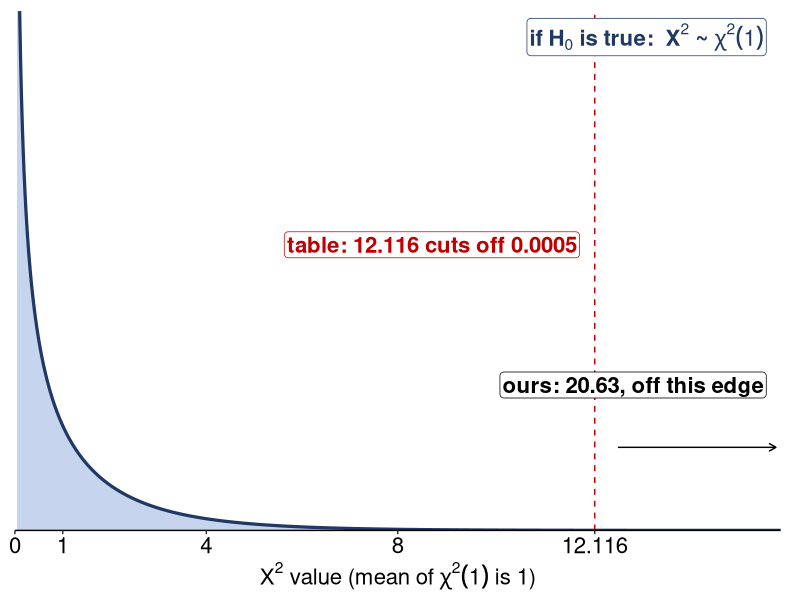
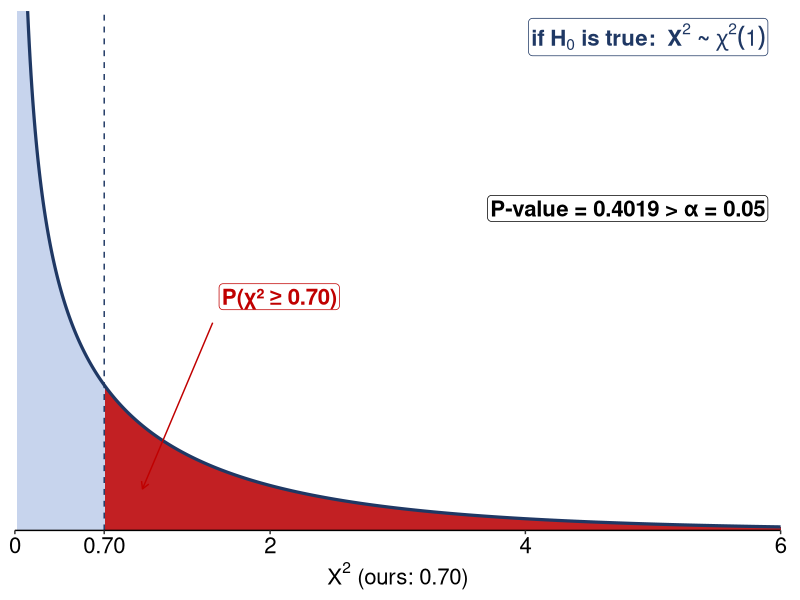

Reproduce these figures in R, in order. (Note: this script raises an error after producing the figures.)
#Checks the numbers on the Week 13 Lecture 31 deck (11/16/2026): the living-arrangements tables (homogeneity,
#OpenStax Example 11.8) and McNemar's test. The goodness-of-fit and independence slides carried over from
#Lecture 30 are checked in make_lecture30_figures.R. It draws:
#
#  l31_speeding.png      chi-square(1) curve, upper tail beyond X^2 = 0.70 shaded (speeding and cell phones)
#  l31_saliva.png        chi-square(1) curve: X^2 = 20.63 for saliva vs swab is far beyond the right edge
#  l31_figure_sizes.csv  the size, in points, each figure is drawn at
#
#The same numbers are asserted on the Week 13 notes page (lecturemenu13.Rmd, chunk two-way-setup).
#
#McNEMAR DATA (both verified against the published tables, Nov 16 2026):
#  de Oliveira et al. (2021), J. Virol. Methods 296:114241, Table 1, protocol T: 400 patients, saliva vs
#    oro/nasopharyngeal swab; both + 119, saliva only 5, swab only 33, both - 243.
#  Bouska et al. (2022), Viruses 14(12):2829, Table 2: 494 patients, gargle lavage vs nasopharyngeal swab;
#    both + 255, gargle only 20, swab only 20, both - 199.
#
#TYPE SIZE. Same rule as the other make_lectureN_figures.R scripts: nothing on a slide is under 16pt.

library(ggplot2)

this_file <- tryCatch(normalizePath(sys.frame(1)$ofile, winslash = "/"),
                      error = function(e) NA_character_)
if (is.na(this_file)) {
  args <- commandArgs(trailingOnly = FALSE)
  m <- grep("^--file=", args, value = TRUE)
  this_file <- if (length(m)) normalizePath(sub("^--file=", "", m[[1]]),
                                            winslash = "/") else NA_character_
}
if (is.na(this_file)) stop("Could not determine the script location; run it with Rscript.")
assets_dir <- dirname(this_file)

pv <- function(x, df) pchisq(x, df, lower.tail = FALSE)

#---- speeding violations and cell phones (independence): OpenStax Example 3.20, Table 3.3 (the book calls the
#data fictional); the same 755 drivers and margins as Example 11.5
S <- matrix(c(25, 280, 45, 405), 2, byrow = TRUE)
SE <- outer(rowSums(S), colSums(S)) / sum(S)
St <- (S - SE)^2 / SE
stopifnot(identical(rowSums(S), c(305, 450)), identical(colSums(S), c(70, 685)), sum(S) == 755,
          identical(round(SE, 2), matrix(c(28.28, 276.72, 41.72, 408.28), 2, byrow = TRUE)),
          identical(round(St, 3), matrix(c(0.380, 0.039, 0.258, 0.026), 2, byrow = TRUE)),
          round(sum(round(St, 3)), 3) == 0.703, round(sum(St), 2) == 0.70,
          round(qchisq(0.75, 1), 3) == 1.323, round(pv(sum(St), 1), 4) == 0.4019,
          identical(round(c(25 / 305, 45 / 450), 3), c(0.082, 0.100)))

#---- living arrangements (homogeneity): expected counts and contributions shown on the slides
O <- matrix(c(72, 84, 49, 45, 91, 86, 88, 35), 2, byrow = TRUE)
E <- outer(rowSums(O), colSums(O)) / sum(O)
stopifnot(identical(rowSums(O), c(250, 300)), identical(colSums(O), c(163, 170, 137, 80)), sum(O) == 550,
          identical(round(E, 2), matrix(c(74.09, 77.27, 62.27, 36.36, 88.91, 92.73, 74.73, 43.64), 2, byrow = TRUE)),
          identical(round((O - E)^2 / E, 3), matrix(c(0.059, 0.586, 2.829, 2.051, 0.049, 0.488, 2.357, 1.709), 2, byrow = TRUE)),
          round(sum(round((O - E)^2 / E, 3)), 2) == 10.13, round(sum((O - E)^2 / E), 2) == 10.13)

#---- McNemar: saliva vs swab (b = saliva positive only, c = swab positive only)
a <- 119; b <- 5; c <- 33; d <- 243; n <- a + b + c + d
X2 <- (b - c)^2 / (b + c); z <- (b - c) / sqrt(b + c)
stopifnot(n == 400, (a + b) / n == 0.31, (a + c) / n == 0.38, b + c == 38, (b - c)^2 == 784,
          round(X2, 2) == 20.63, round(z, 2) == -4.54, all.equal(z^2, X2),
          round(qchisq(1 - 0.0005, 1), 3) == 12.116, pv(X2, 1) < 0.0005, signif(pv(X2, 1), 2) == 5.6e-06,
          round(unname(mcnemar.test(matrix(c(a, c, b, d), 2), correct = FALSE)$statistic), 2) == 20.63,
          round((abs(b - c) - 1)^2 / (b + c), 2) == 19.18,
          #the sign-test view: b ~ Binomial(b + c, 1/2) under H0
          round((b - (b + c) / 2) / (sqrt(b + c) / 2), 2) == -4.54)

#---- McNemar: gargle vs swab
g <- c(a = 255, b = 20, c = 20, d = 199)
stopifnot(sum(g) == 494, (g[['a']] + g[['b']]) / 494 == (g[['a']] + g[['c']]) / 494,
          round((g[['a']] + g[['b']]) / 494, 3) == 0.557, (g[['b']] - g[['c']])^2 / (g[['b']] + g[['c']]) == 0,
          pv(0, 1) == 1, g[['a']] + g[['d']] == 454)

#---- type size helpers: points in, refuse anything under 16pt
MIN_PT <- 16
tsz <- function(pt) { stopifnot(pt >= MIN_PT); pt / .pt }
el <- function(pt, ...) { stopifnot(pt >= MIN_PT); element_text(size = pt, ...) }
NAVY <- "#1F3864"; SHADE <- "#8FAADC"; RED <- "#C00000"
bare <- theme_classic() +
  theme(axis.text.y = element_blank(), axis.ticks.y = element_blank(), axis.line.y = element_blank(),
        axis.text.x = el(16, colour = 'black'), axis.title.x = el(16), plot.margin = margin(8, 14, 4, 8))
lab <- function(x, y, s, col, hj, face = 'plain', pt = 16, parse = FALSE)
  annotate('label', x = x, y = y, label = s, colour = col, hjust = hj, size = tsz(pt), fontface = face, parse = parse,
           fill = 'white', border.colour = NA, label.padding = unit(0.1, 'lines'))
sizes <- data.frame(file = character(), width_pt = numeric(), height_pt = numeric())
save_fig <- function(g, file, wpt, hpt) {
  ggsave(file.path(assets_dir, file), g, width = wpt / 72, height = hpt / 72, dpi = 200, bg = 'white')
  sizes[nrow(sizes) + 1, ] <<- list(file, wpt, hpt)
}

#---- saliva vs swab: chi-square(1); 20.63 is off the chart (the table's last column, 12.116, is already far out)
gx <- seq(0.05, 16, length.out = 900)
d1 <- data.frame(x = gx, y = dchisq(gx, 1)); top <- 1.2
gs <- ggplot(d1, aes(x, y)) +
  geom_area(fill = SHADE, alpha = 0.5) +
  geom_line(colour = NAVY, linewidth = 1.1) +
  geom_vline(xintercept = 12.116, colour = RED, linetype = 'dashed') +
  lab(15.7, top * 0.95, 'bold("if"~H[0]~"is true:"~~X^2~"~"~chi^2*(1))', NAVY, 1, 'bold', parse = TRUE) +
  lab(11.8, top * 0.55, 'table: 12.116 cuts off 0.0005', RED, 1, 'bold') +
  lab(15.7, top * 0.28, 'ours: 20.63, off this edge', 'black', 1, 'bold') +
  annotate('segment', x = 12.6, xend = 15.9, y = top * 0.16, yend = top * 0.16, colour = 'black',
           arrow = arrow(length = unit(0.2, 'cm'))) +
  scale_x_continuous(breaks = c(0, 1, 4, 8, 12.116), labels = c('0', '1', '4', '8', '12.116')) +
  coord_cartesian(xlim = c(0, 16), ylim = c(0, top), expand = FALSE) +
  labs(x = expression(X^2~'value (mean of'~chi^2*(1)~'is 1)'), y = NULL) + bare
save_fig(gs, 'l31_saliva.png', 840, 270)

#---- speeding and cell phones: chi-square(1), X^2 = 0.70, P-value = 0.4019 (software), compared with alpha only
gx <- seq(0.02, 6, length.out = 900)
d1s <- data.frame(x = gx, y = dchisq(gx, 1)); tops <- 1.2
gsp <- ggplot(d1s, aes(x, y)) +
  geom_area(fill = SHADE, alpha = 0.5) +
  geom_area(data = subset(d1s, x >= 0.70), fill = RED, alpha = 0.85) +
  geom_line(colour = NAVY, linewidth = 1.1) +
  geom_vline(xintercept = 0.70, colour = NAVY, linetype = 'dashed') +
  lab(5.9, tops * 0.95, 'bold("if"~H[0]~"is true:"~~X^2~"~"~chi^2*(1))', NAVY, 1, 'bold', parse = TRUE) +
  lab(1.6, tops * 0.45, 'P(χ² ≥ 0.70)', RED, 0, 'bold') +
  annotate('segment', x = 1.55, xend = 1.0, y = tops * 0.4, yend = tops * 0.08, colour = RED,
           arrow = arrow(length = unit(0.2, 'cm'))) +
  lab(5.9, tops * 0.62, 'P-value = 0.4019 > α = 0.05', 'black', 1, 'bold') +
  scale_x_continuous(breaks = c(0, 0.7, 2, 4, 6), labels = c('0', '0.70', '2', '4', '6')) +
  coord_cartesian(xlim = c(0, 6), ylim = c(0, tops), expand = FALSE) +
  labs(x = expression(X^2~'(ours: 0.70)'), y = NULL) + bare
save_fig(gsp, 'l31_speeding.png', 840, 270)

write.csv(sizes, file.path(assets_dir, 'l31_figure_sizes.csv'), row.names = FALSE)
print(sizes)
